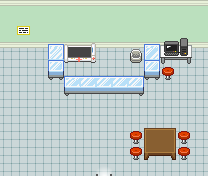

Below is a game level as drawn by its tile map, then a one-line description and the .tmx that defines it (tile-layer data replaced by summaries):
An orthogonal 13x11 tile map with 16x16 px tiles, 4 tile layers (Tile Layer 1, Tile Layer 2, Tile Layer 3, Above player), 3 tilesets and 19 objects (13x event, 6x collision).

<map version="1.10" tiledversion="1.11.0" orientation="orthogonal" renderorder="right-down" compressionlevel="0" width="13" height="11" tilewidth="16" tileheight="16" infinite="0" nextlayerid="7" nextobjectid="40">
 <properties>
  <property name="edges" value="clamped" />
  <property name="inside" type="bool" value="true" />
  <property name="map_type" value="clinic" />
  <property name="scenario" value="xero" />
  <property name="slug" value="healing_center" />
 </properties>
 <tileset firstgid="1" name="core_indoor_walls" tilewidth="16" tileheight="16" tilecount="3864" columns="46">
  <image source="../gfx/tilesets/core_indoor_walls.png" width="736" height="1344" />
 </tileset>
 <tileset firstgid="3865" name="core_indoor_floors" tilewidth="16" tileheight="16" tilecount="3864" columns="46">
  <image source="../gfx/tilesets/core_indoor_floors.png" width="736" height="1344" />
 </tileset>
 <tileset firstgid="7729" name="core_set pieces" tilewidth="16" tileheight="16" tilecount="1550" columns="31">
  <image source="../gfx/tilesets/core_set pieces.png" width="496" height="800" />
 </tileset>
 <layer id="1" name="Tile Layer 1" width="13" height="11">
  <data>[143 cells, 143 non-empty, 4 distinct tile ids]</data>
 </layer>
 <layer id="2" name="Tile Layer 2" width="13" height="11">
  <data>[143 cells, 30 non-empty, 23 distinct tile ids]</data>
 </layer>
 <layer id="3" name="Tile Layer 3" width="13" height="11">
  <data>[143 cells, 4 non-empty, 2 distinct tile ids]</data>
 </layer>
 <layer id="4" name="Above player" width="13" height="11">
  <data>[143 cells, 5 non-empty, 3 distinct tile ids]</data>
 </layer>
 <objectgroup color="#ff0000" id="5" name="Collisions">
  <object id="5" type="collision" x="144" y="128" width="32" height="32" />
  <object id="6" type="collision" x="160" y="48" width="32" height="16" />
  <object id="7" type="collision" x="144" y="48" width="16" height="32" />
  <object id="8" type="collision" x="64" y="80" width="80" height="16" />
  <object id="9" type="collision" x="48" y="48" width="16" height="32" />
  <object id="11" type="collision" x="0" y="32" width="208" height="16" />
 </objectgroup>
 <objectgroup color="#ffff00" id="6" name="Events">
  <object id="25" name="create happy guy" type="event" x="176" y="128" width="16" height="16">
   <properties>
    <property name="act40" value="create_npc happy_guy,11,8" />
    <property name="act50" value="char_face happy_guy,left" />
    <property name="cond10" value="not char_exists happy_guy" />
    <property name="cond20" value="is party_size player,greater_than,0" />
   </properties>
  </object>
  <object id="21" name="hello there no monsters" type="event" x="80" y="80" width="16" height="16">
   <properties>
    <property name="act10" value="translated_dialog tabanurse_dialog_welcome" />
    <property name="cond10" value="is char_facing_tile player" />
    <property name="cond20" value="is button_pressed K_RETURN" />
    <property name="cond30" value="not party_size player,greater_than,0" />
   </properties>
  </object>
  <object id="26" name="hello there" type="event" x="80" y="80" width="16" height="16">
   <properties>
    <property name="act10" value="translated_dialog tabanurse_dialog_taba" />
    <property name="act20" value="translated_dialog_choice yes:no,chooses" />
    <property name="cond10" value="is char_facing_tile player" />
    <property name="cond20" value="is button_pressed K_RETURN" />
    <property name="cond30" value="not variable_set chooses:yes" />
    <property name="cond40" value="is party_size player,greater_than,0" />
   </properties>
  </object>
  <object id="27" name="Heal SaiyanQuest" type="event" x="80" y="96" width="16" height="16">
   <properties>
    <property name="act10" value="set_monster_health" />
    <property name="act20" value="set_monster_status" />
    <property name="act30" value="translated_dialog okaythen" />
    <property name="act40" value="char_face tabanurse,up" />
    <property name="act50" value="wait 3" />
    <property name="act60" value="char_face tabanurse,down" />
    <property name="act61" value="wait 0.5" />
    <property name="act70" value="translated_dialog okaythen2" />
    <property name="act80" value="set_variable chooses:none" />
    <property name="act90" value="set_teleport_faint player,healing_center.tmx,6,7" />
    <property name="cond10" value="is variable_set chooses:yes" />
   </properties>
  </object>
  <object id="30" name="howdy" type="event" x="160" y="144" width="16" height="16">
   <properties>
    <property name="act10" value="char_face happy_guy,player" />
    <property name="act20" value="translated_dialog happy_guy_dialog" />
    <property name="act30" value="translated_dialog_choice yes:no,happy" />
    <property name="behav10" value="talk happy_guy" />
    <property name="cond10" value="not variable_set happy:yes" />
   </properties>
  </object>
  <object id="31" name="Rename Monster" type="event" x="160" y="128" width="16" height="16">
   <properties>
    <property name="act10" value="get_player_monster rename" />
    <property name="act15" value="rename_monster rename" />
    <property name="act20" value="translated_dialog happy_rename" />
    <property name="act30" value="char_face happy_guy,left" />
    <property name="act40" value="set_variable happy:no" />
    <property name="cond10" value="is variable_set happy:yes" />
   </properties>
  </object>
  <object id="32" name="whats up" type="event" x="144" y="144" width="16" height="16">
   <properties>
    <property name="act10" value="char_face shady_guy,player" />
    <property name="act20" value="translated_dialog shady_guy_dialog" />
    <property name="act30" value="translated_dialog_choice yes:no,shady" />
    <property name="behav10" value="talk shady_guy" />
    <property name="cond10" value="not variable_set shady:yes" />
   </properties>
  </object>
  <object id="33" name="Rename Player" type="event" x="144" y="128" width="16" height="16">
   <properties>
    <property name="act10" value="rename_player random" />
    <property name="act20" value="translated_dialog shady_rename" />
    <property name="act30" value="char_face shady_guy,right" />
    <property name="act40" value="set_variable shady:no" />
    <property name="cond10" value="is variable_set shady:yes" />
   </properties>
  </object>
  <object id="28" name="Go outside" type="event" x="96" y="160" width="16" height="16">
   <properties>
    <property name="act10" value="transition_teleport taba_town.tmx,40,4,0.3" />
    <property name="cond10" value="is char_at player" />
    <property name="cond20" value="is char_facing player,down" />
   </properties>
  </object>
  <object id="34" name="Auto Healing Teleported" type="event" x="16" y="0" width="16" height="16">
   <properties>
    <property name="act1" value="set_monster_health" />
    <property name="act2" value="set_monster_status" />
    <property name="act3" value="set_variable teleport_clinic:none" />
    <property name="cond1" value="is variable_set teleport_clinic:lost" />
   </properties>
  </object>
  <object id="37" name="Use Computer" type="event" x="160" y="48" width="16" height="16">
   <properties>
    <property name="act1" value="access_pc player" />
    <property name="cond1" value="is char_facing_tile player" />
    <property name="cond2" value="is button_pressed K_RETURN" />
   </properties>
  </object>
  <object id="38" name="create nurse" type="event" x="80" y="64" width="16" height="16">
   <properties>
    <property name="act10" value="create_npc tabanurse,5,4" />
    <property name="cond10" value="not char_exists tabanurse" />
   </properties>
  </object>
  </objectgroup>
</map>
<!-- 1 of 19 objects omitted -->
